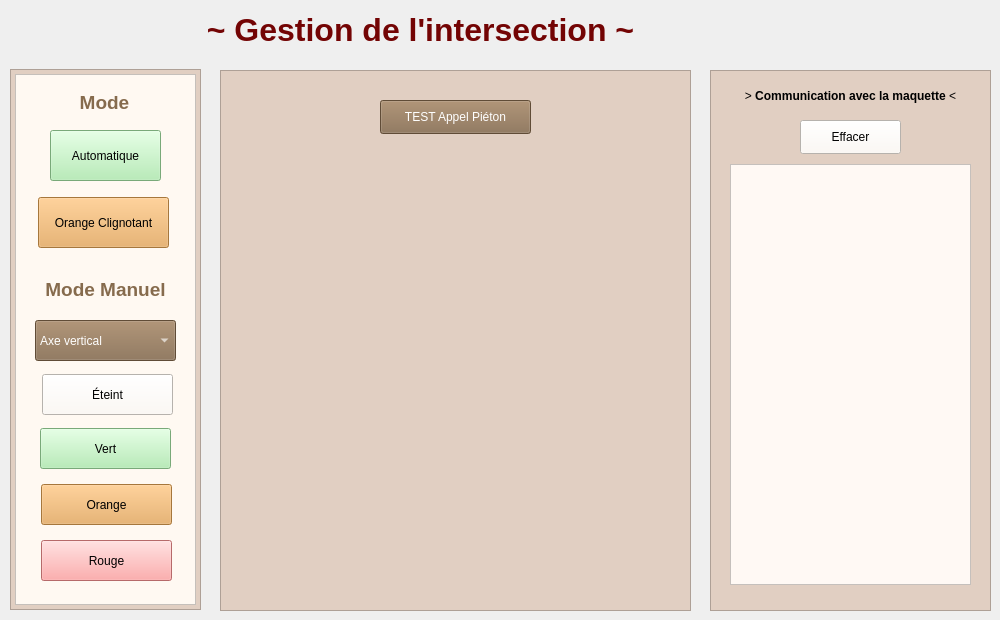
     <widget class="QWidget" name="page_3">
      <widget class="QLabel" name="label_4">
       <property name="geometry">
        <rect>
         <x>0</x>
         <y>0</y>
         <width>841</width>
         <height>61</height>
        </rect>
       </property>
       <property name="styleSheet">
        <string notr="true">font: 12 24pt &quot;Source Serif Pro ExtraLight&quot;;</string>
       </property>
       <property name="text">
        <string>&lt;html&gt;&lt;head/&gt;&lt;body&gt;&lt;p align=&quot;center&quot;&gt;&lt;span style=&quot; font-size:24pt; font-weight:600; color:#730404;&quot;&gt;~ Gestion de l'intersection ~&lt;/span&gt;&lt;/p&gt;&lt;/body&gt;&lt;/html&gt;</string>
       </property>
      </widget>
      <widget class="QFrame" name="frame_2">
       <property name="geometry">
        <rect>
         <x>15</x>
         <y>74</y>
         <width>181</width>
         <height>531</height>
        </rect>
       </property>
       <property name="styleSheet">
        <string notr="true">background-color:  rgb(255, 249, 242);</string>
       </property>
       <property name="frameShape">
        <enum>QFrame::StyledPanel</enum>
       </property>
       <property name="frameShadow">
        <enum>QFrame::Raised</enum>
       </property>
       <widget class="QPushButton" name="pbAuto">
        <property name="geometry">
         <rect>
          <x>35</x>
          <y>56</y>
          <width>111</width>
          <height>51</height>
         </rect>
        </property>
        <property name="styleSheet">
         <string notr="true">background-color: rgb(170, 236, 170);
border-color: rgb(0, 139, 9);</string>
        </property>
        <property name="text">
         <string>Automatique</string>
        </property>
       </widget>
       <widget class="QPushButton" name="pbVert">
        <property name="geometry">
         <rect>
          <x>25</x>
          <y>354</y>
          <width>131</width>
          <height>41</height>
         </rect>
        </property>
        <property name="styleSheet">
         <string notr="true">background-color: rgb(170, 236, 170);
border-color: rgb(0, 139, 9);</string>
        </property>
        <property name="text">
         <string>Vert</string>
        </property>
       </widget>
       <widget class="QPushButton" name="pbRouge">
        <property name="geometry">
         <rect>
          <x>26</x>
          <y>466</y>
          <width>131</width>
          <height>41</height>
         </rect>
        </property>
        <property name="styleSheet">
         <string notr="true">background-color: rgb(255, 149, 149);
border-color: rgb(108, 0, 0);</string>
        </property>
        <property name="text">
         <string>Rouge</string>
        </property>
       </widget>
       <widget class="QPushButton" name="pbOrange">
        <property name="geometry">
         <rect>
          <x>26</x>
          <y>410</y>
          <width>131</width>
          <height>41</height>
         </rect>
        </property>
        <property name="styleSheet">
         <string notr="true">background-color: rgb(232, 166, 84);</string>
        </property>
        <property name="text">
         <string>Orange</string>
        </property>
       </widget>
       <widget class="QPushButton" name="pbOC">
        <property name="geometry">
         <rect>
          <x>23</x>
          <y>123</y>
          <width>131</width>
          <height>51</height>
         </rect>
        </property>
        <property name="styleSheet">
         <string notr="true">background-color: rgb(232, 166, 84);</string>
        </property>
        <property name="text">
         <string>Orange Clignotant</string>
        </property>
       </widget>
       <widget class="QLabel" name="label_27">
        <property name="geometry">
         <rect>
          <x>10</x>
          <y>200</y>
          <width>161</width>
          <height>31</height>
         </rect>
        </property>
        <property name="styleSheet">
         <string notr="true">font: 15pt &quot;Source Serif Pro ExtraLight&quot;;
color: rgb(134, 107, 77);</string>
        </property>
        <property name="text">
         <string>&lt;html&gt;&lt;head/&gt;&lt;body&gt;&lt;p align=&quot;center&quot;&gt;&lt;span style=&quot; font-size:14pt; font-weight:600; color:#866b4d;&quot;&gt;Mode Manuel&lt;/span&gt;&lt;/p&gt;&lt;/body&gt;&lt;/html&gt;</string>
        </property>
       </widget>
       <widget class="QComboBox" name="comboBox_2">
        <property name="geometry">
         <rect>
          <x>20</x>
          <y>246</y>
          <width>141</width>
          <height>41</height>
         </rect>
        </property>
        <property name="palette">
         <palette>
          <active>
           <colorrole role="WindowText">
            <brush brushstyle="SolidPattern">
             <color alpha="255">
              <red>255</red>
              <green>255</green>
              <blue>255</blue>
             </color>
            </brush>
           </colorrole>
           <colorrole role="Button">
            <brush brushstyle="SolidPattern">
             <color alpha="255">
              <red>134</red>
              <green>107</green>
              <blue>77</blue>
             </color>
            </brush>
           </colorrole>
           <colorrole role="Text">
            <brush brushstyle="SolidPattern">
             <color alpha="255">
              <red>255</red>
              <green>255</green>
              <blue>255</blue>
             </color>
            </brush>
           </colorrole>
           <colorrole role="ButtonText">
            <brush brushstyle="SolidPattern">
             <color alpha="255">
              <red>255</red>
              <green>255</green>
              <blue>255</blue>
             </color>
            </brush>
           </colorrole>
           <colorrole role="Base">
            <brush brushstyle="SolidPattern">
             <color alpha="255">
              <red>134</red>
              <green>107</green>
              <blue>77</blue>
             </color>
            </brush>
           </colorrole>
           <colorrole role="Window">
            <brush brushstyle="SolidPattern">
             <color alpha="255">
              <red>134</red>
              <green>107</green>
              <blue>77</blue>
             </color>
            </brush>
           </colorrole>
           <colorrole role="Highlight">
            <brush brushstyle="SolidPattern">
             <color alpha="255">
              <red>238</red>
              <green>238</green>
              <blue>238</blue>
             </color>
            </brush>
           </colorrole>
           <colorrole role="HighlightedText">
            <brush brushstyle="SolidPattern">
             <color alpha="255">
              <red>173</red>
              <green>142</green>
              <blue>121</blue>
             </color>
            </brush>
           </colorrole>
           <colorrole role="PlaceholderText">
            <brush brushstyle="NoBrush">
             <color alpha="128">
              <red>255</red>
              <green>255</green>
              <blue>255</blue>
             </color>
            </brush>
           </colorrole>
          </active>
          <inactive>
           <colorrole role="WindowText">
            <brush brushstyle="SolidPattern">
             <color alpha="255">
              <red>255</red>
              <green>255</green>
              <blue>255</blue>
             </color>
            </brush>
           </colorrole>
           <colorrole role="Button">
            <brush brushstyle="SolidPattern">
             <color alpha="255">
              <red>134</red>
              <green>107</green>
              <blue>77</blue>
             </color>
            </brush>
           </colorrole>
           <colorrole role="Text">
            <brush brushstyle="SolidPattern">
             <color alpha="255">
              <red>255</red>
              <green>255</green>
              <blue>255</blue>
             </color>
            </brush>
           </colorrole>
           <colorrole role="ButtonText">
            <brush brushstyle="SolidPattern">
             <color alpha="255">
              <red>255</red>
              <green>255</green>
              <blue>255</blue>
             </color>
            </brush>
           </colorrole>
           <colorrole role="Base">
            <brush brushstyle="SolidPattern">
             <color alpha="255">
              <red>134</red>
              <green>107</green>
              <blue>77</blue>
             </color>
            </brush>
           </colorrole>
           <colorrole role="Window">
            <brush brushstyle="SolidPattern">
             <color alpha="255">
              <red>134</red>
              <green>107</green>
              <blue>77</blue>
             </color>
            </brush>
           </colorrole>
           <colorrole role="Highlight">
            <brush brushstyle="SolidPattern">
             <color alpha="255">
              <red>238</red>
              <green>238</green>
              <blue>238</blue>
             </color>
            </brush>
           </colorrole>
           <colorrole role="HighlightedText">
            <brush brushstyle="SolidPattern">
             <color alpha="255">
              <red>173</red>
              <green>142</green>
              <blue>121</blue>
             </color>
            </brush>
           </colorrole>
           <colorrole role="PlaceholderText">
            <brush brushstyle="NoBrush">
             <color alpha="128">
              <red>255</red>
              <green>255</green>
              <blue>255</blue>
             </color>
            </brush>
           </colorrole>
          </inactive>
          <disabled>
           <colorrole role="WindowText">
            <brush brushstyle="SolidPattern">
             <color alpha="255">
              <red>255</red>
              <green>255</green>
              <blue>255</blue>
             </color>
            </brush>
           </colorrole>
           <colorrole role="Button">
            <brush brushstyle="SolidPattern">
             <color alpha="255">
              <red>134</red>
              <green>107</green>
              <blue>77</blue>
             </color>
            </brush>
           </colorrole>
           <colorrole role="Text">
            <brush brushstyle="SolidPattern">
             <color alpha="255">
              <red>255</red>
              <green>255</green>
              <blue>255</blue>
             </color>
            </brush>
           </colorrole>
           <colorrole role="ButtonText">
            <brush brushstyle="SolidPattern">
             <color alpha="255">
              <red>255</red>
              <green>255</green>
              <blue>255</blue>
             </color>
            </brush>
           </colorrole>
           <colorrole role="Base">
            <brush brushstyle="SolidPattern">
             <color alpha="255">
              <red>134</red>
              <green>107</green>
              <blue>77</blue>
             </color>
            </brush>
           </colorrole>
           <colorrole role="Window">
            <brush brushstyle="SolidPattern">
             <color alpha="255">
              <red>134</red>
              <green>107</green>
              <blue>77</blue>
             </color>
            </brush>
           </colorrole>
           <colorrole role="Highlight">
            <brush brushstyle="SolidPattern">
             <color alpha="255">
              <red>238</red>
              <green>238</green>
              <blue>238</blue>
             </color>
            </brush>
           </colorrole>
           <colorrole role="HighlightedText">
            <brush brushstyle="SolidPattern">
             <color alpha="255">
              <red>173</red>
              <green>142</green>
              <blue>121</blue>
             </color>
            </brush>
           </colorrole>
           <colorrole role="PlaceholderText">
            <brush brushstyle="NoBrush">
             <color alpha="128">
              <red>255</red>
              <green>255</green>
              <blue>255</blue>
             </color>
            </brush>
           </colorrole>
          </disabled>
         </palette>
        </property>
        <property name="styleSheet">
         <string notr="true">background-color: rgb(134, 107, 77);
selection-background-color: rgb(238, 238, 238);
color: rgb(255, 255, 255);
selection-color: rgb(173, 142, 121);
font: 12 12pt &quot;Source Serif Pro ExtraLight&quot;;</string>
        </property>
        <item>
         <property name="text">
          <string>Axe vertical</string>
         </property>
        </item>
        <item>
         <property name="text">
          <string>Axe horizontal</string>
         </property>
        </item>
       </widget>
       <widget class="QPushButton" name="pbEteint">
        <property name="geometry">
         <rect>
          <x>27</x>
          <y>300</y>
          <width>131</width>
          <height>41</height>
         </rect>
        </property>
        <property name="text">
         <string>Éteint</string>
        </property>
       </widget>
      </widget>
      <widget class="QFrame" name="frame_3">
       <property name="geometry">
        <rect>
         <x>220</x>
         <y>70</y>
         <width>471</width>
         <height>541</height>
        </rect>
       </property>
       <property name="styleSheet">
        <string notr="true">background-color: rgb(225, 207, 194);</string>
       </property>
       <property name="frameShape">
        <enum>QFrame::StyledPanel</enum>
       </property>
       <property name="frameShadow">
        <enum>QFrame::Raised</enum>
       </property>
       <widget class="QLabel" name="label_3">
        <property name="geometry">
         <rect>
          <x>14</x>
          <y>90</y>
          <width>441</width>
          <height>411</height>
         </rect>
        </property>
        <property name="text">
         <string/>
        </property>
        <property name="pixmap">
         <pixmap>Images/intersection.jpg</pixmap>
        </property>
        <property name="scaledContents">
         <bool>true</bool>
        </property>
       </widget>
       <widget class="QLabel" name="feux2Vert">
        <property name="geometry">
         <rect>
          <x>290</x>
          <y>400</y>
          <width>31</width>
          <height>81</height>
         </rect>
        </property>
        <property name="text">
         <string/>
        </property>
        <property name="pixmap">
         <pixmap>Images/feuxGreen.png</pixmap>
        </property>
        <property name="scaledContents">
         <bool>true</bool>
        </property>
       </widget>
       <widget class="QLabel" name="feuxVert">
        <property name="geometry">
         <rect>
          <x>40</x>
          <y>350</y>
          <width>91</width>
          <height>31</height>
         </rect>
        </property>
        <property name="text">
         <string/>
        </property>
        <property name="pixmap">
         <pixmap>Images/feuxGreen copy.png</pixmap>
        </property>
        <property name="scaledContents">
         <bool>true</bool>
        </property>
       </widget>
       <widget class="QLabel" name="feuxOff">
        <property name="geometry">
         <rect>
          <x>40</x>
          <y>348</y>
          <width>91</width>
          <height>31</height>
         </rect>
        </property>
        <property name="text">
         <string/>
        </property>
        <property name="pixmap">
         <pixmap>Images/feuxOff copy copy.png</pixmap>
        </property>
        <property name="scaledContents">
         <bool>true</bool>
        </property>
       </widget>
       <widget class="QLabel" name="feuxRouge">
        <property name="geometry">
         <rect>
          <x>40</x>
          <y>350</y>
          <width>91</width>
          <height>31</height>
         </rect>
        </property>
        <property name="text">
         <string/>
        </property>
        <property name="pixmap">
         <pixmap>Images/feuxRed copy.png</pixmap>
        </property>
        <property name="scaledContents">
         <bool>true</bool>
        </property>
       </widget>
       <widget class="QLabel" name="feuxOrange">
        <property name="geometry">
         <rect>
          <x>40</x>
          <y>350</y>
          <width>91</width>
          <height>31</height>
         </rect>
        </property>
        <property name="text">
         <string/>
        </property>
        <property name="pixmap">
         <pixmap>Images/feuxYellow copy.png</pixmap>
        </property>
        <property name="scaledContents">
         <bool>true</bool>
        </property>
       </widget>
       <widget class="QLabel" name="feux2Off">
        <property name="geometry">
         <rect>
          <x>290</x>
          <y>400</y>
          <width>31</width>
          <height>81</height>
         </rect>
        </property>
        <property name="text">
         <string/>
        </property>
        <property name="pixmap">
         <pixmap>Images/feuxOff copy.png</pixmap>
        </property>
        <property name="scaledContents">
         <bool>true</bool>
        </property>
       </widget>
       <widget class="QLabel" name="feux2Rouge">
        <property name="geometry">
         <rect>
          <x>290</x>
          <y>400</y>
          <width>31</width>
          <height>81</height>
         </rect>
        </property>
        <property name="text">
         <string/>
        </property>
        <property name="pixmap">
         <pixmap>Images/feuxRed.png</pixmap>
        </property>
        <property name="scaledContents">
         <bool>true</bool>
        </property>
       </widget>
       <widget class="QLabel" name="feux2Orange">
        <property name="geometry">
         <rect>
          <x>290</x>
          <y>400</y>
          <width>31</width>
          <height>81</height>
         </rect>
        </property>
        <property name="text">
         <string/>
        </property>
        <property name="pixmap">
         <pixmap>Images/feuxYellow.png</pixmap>
        </property>
        <property name="scaledContents">
         <bool>true</bool>
        </property>
       </widget>
       <widget class="QPushButton" name="pbTestInter">
        <property name="geometry">
         <rect>
          <x>160</x>
          <y>30</y>
          <width>151</width>
          <height>34</height>
         </rect>
        </property>
        <property name="styleSheet">
         <string notr="true">background-color: rgb(134, 107, 77);
selection-background-color: rgb(238, 238, 238);
color: rgb(255, 255, 255);
selection-color: rgb(173, 142, 121);
font: 12 12pt &quot;Source Serif Pro ExtraLight&quot;;</string>
        </property>
        <property name="text">
         <string>TEST Appel Piéton</string>
        </property>
       </widget>
      </widget>
      <widget class="QFrame" name="frame_5">
       <property name="geometry">
        <rect>
         <x>710</x>
         <y>70</y>
         <width>281</width>
         <height>541</height>
        </rect>
       </property>
       <property name="styleSheet">
        <string notr="true">background-color: rgb(225, 207, 194);</string>
       </property>
       <property name="frameShape">
        <enum>QFrame::StyledPanel</enum>
       </property>
       <property name="frameShadow">
        <enum>QFrame::Raised</enum>
       </property>
       <widget class="QTextEdit" name="teInter">
        <property name="geometry">
         <rect>
          <x>20</x>
          <y>94</y>
          <width>241</width>
          <height>421</height>
         </rect>
        </property>
        <property name="minimumSize">
         <size>
          <width>200</width>
          <height>360</height>
         </size>
        </property>
        <property name="styleSheet">
         <string notr="true">background-color: rgb(255, 249, 244);
font: 12 13pt &quot;Source Serif Pro ExtraLight&quot;;
</string>
        </property>
        <property name="readOnly">
         <bool>true</bool>
        </property>
       </widget>
       <widget class="QPushButton" name="pbClear_3">
        <property name="geometry">
         <rect>
          <x>90</x>
          <y>50</y>
          <width>101</width>
          <height>34</height>
         </rect>
        </property>
        <property name="styleSheet">
         <string notr="true">background-color:  rgb(255, 249, 242);
font: 12 14pt &quot;Source Serif Pro ExtraLight&quot;;</string>
        </property>
        <property name="text">
         <string>Effacer</string>
        </property>
       </widget>
      </widget>
      <widget class="QLabel" name="comLabel3">
       <property name="geometry">
        <rect>
         <x>715</x>
         <y>81</y>
         <width>271</width>
         <height>31</height>
        </rect>
       </property>
       <property name="minimumSize">
        <size>
         <width>50</width>
         <height>20</height>
        </size>
       </property>
       <property name="styleSheet">
        <string notr="true">font: 12 12pt &quot;Source Serif Pro ExtraLight&quot;;</string>
       </property>
       <property name="text">
        <string>&lt;html&gt;&lt;head/&gt;&lt;body&gt;&lt;p align=&quot;center&quot;&gt;&amp;gt; &lt;span style=&quot; font-weight:600;&quot;&gt;Communication avec la maquette &lt;/span&gt;&amp;lt;&lt;/p&gt;&lt;/body&gt;&lt;/html&gt;</string>
       </property>
      </widget>
      <widget class="QLabel" name="label_26">
       <property name="geometry">
        <rect>
         <x>4</x>
         <y>82</y>
         <width>201</width>
         <height>41</height>
        </rect>
       </property>
       <property name="styleSheet">
        <string notr="true">font: 15pt &quot;Source Serif Pro ExtraLight&quot;;
color: rgb(134, 107, 77);</string>
       </property>
       <property name="text">
        <string>&lt;html&gt;&lt;head/&gt;&lt;body&gt;&lt;p align=&quot;center&quot;&gt;&lt;span style=&quot; font-size:14pt; font-weight:600; color:#866b4d;&quot;&gt;Mode&lt;/span&gt;&lt;/p&gt;&lt;/body&gt;&lt;/html&gt;</string>
       </property>
      </widget>
      <widget class="QFrame" name="frame_11">
       <property name="geometry">
        <rect>
         <x>10</x>
         <y>69</y>
         <width>191</width>
         <height>541</height>
        </rect>
       </property>
       <property name="styleSheet">
        <string notr="true">background-color: rgb(225, 207, 194);</string>
       </property>
       <property name="frameShape">
        <enum>QFrame::StyledPanel</enum>
       </property>
       <property name="frameShadow">
        <enum>QFrame::Raised</enum>
       </property>
      </widget>
      <zorder>frame_11</zorder>
      <zorder>frame_5</zorder>
      <zorder>frame_2</zorder>
      <zorder>frame_3</zorder>
      <zorder>label_4</zorder>
      <zorder>comLabel3</zorder>
      <zorder>label_26</zorder>
     </widget>
